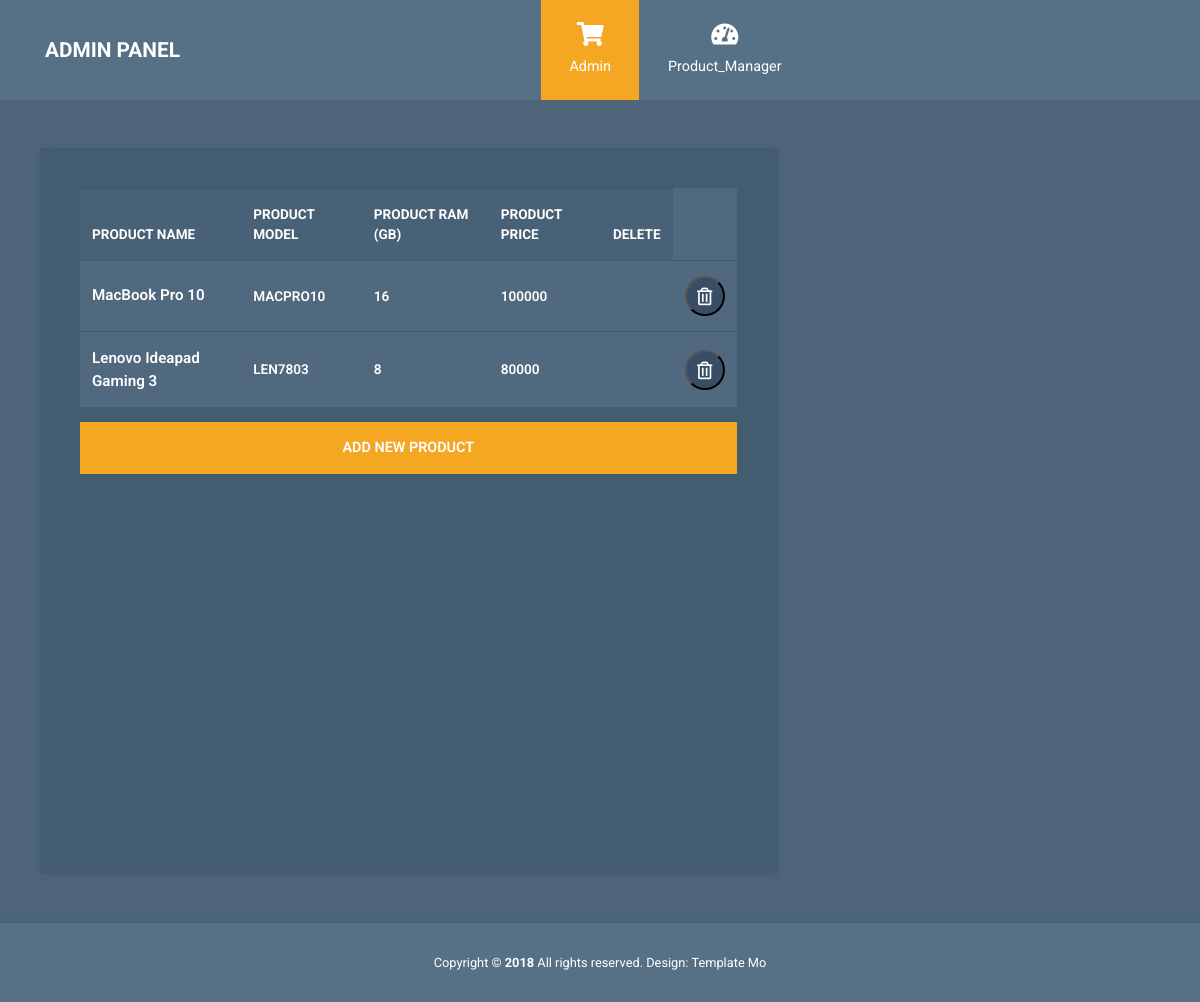
The page / on the database its author committed.
### myapp/models.py (models this page shows, shortened)
class product_sub_cat(models.Model):
    p_name = models.ForeignKey(product_mst ,on_delete=models.CASCADE)
    product_model = models.CharField(max_length=10)
    product_ram = models.IntegerField()
    product_image = models.FileField(upload_to="product-images", default="default-product-image.jpg")
    product_price = models.IntegerField()

class product_mst(models.Model):
    product_name = models.CharField(max_length=50, unique=True)

### myapp/views.py (the view)
# urls.py: path('', admin_index, name='admin_index'),
def admin_index(request):
    all_products = product_sub_cat.objects.all()
    return render(request, 'admin_index.html', {'all_p':all_products})

### myapp/templates/admin_index.html (shortened to what this page needs)
{% extends 'header&footer.html' %}
{% load static %}
{% block content %}
<div class="container mt-5">
  <div class="row tm-content-row">
    <div class="col-sm-12 col-md-12 col-lg-8 col-xl-8 tm-block-col">
      <div class="tm-bg-primary-dark tm-block tm-block-products">
        <div class="tm-product-table-container">
          <table class="table table-hover tm-table-small tm-product-table">
            <thead>
              <tr>
                <th scope="col">PRODUCT NAME</th>
                <th scope="col">PRODUCT MODEL</th>
                <th scope="col">PRODUCT RAM (GB)</th>
                <th scope="col">PRODUCT PRICE</th>
                <th scope="col">DELETE</th>
              </tr>
            </thead>
            <tbody id="tbody">
              {% for i in all_p %}
              <tr>
                <td class="tm-product-name" onclick="url_hit({{i.id}})">{{i.p_name.product_name}}</td>
                <td>{{i.product_model}}</td>
                <td>{{i.product_ram}}</td>
                <td>{{i.product_price}}</td>
                <td><input type="hidden" id="pid" value="{{i.id}}"></td>
                <td>
                  <button class="tm-product-delete-link" id="delete" onclick="del_product({{i.id}})">
                    <i class="far fa-trash-alt tm-product-delete-icon"></i>
                  </button>
                </td>
              </tr>
              {% endfor %}
            </tbody>
          </table>
        </div>
        <a href="/add_product/" class="btn btn-primary btn-block text-uppercase mb-3">Add new product </a>
      </div>
    </div>
  </div>
</div>
{% endblock %}

### myapp/static/css/templatemo-style.css (style rules this page uses)
html { font-size: 16px; overflow-x: hidden; }
body { font-family: Roboto, Helvetica, Arial, sans-serif; background-color: #4e657a; overflow-x: hidden; }
a { transition: all 0.3s ease; }
.tm-block-col { margin-bottom: 30px; }
.tm-block { padding: 40px; -webkit-box-shadow: 1px 1px 5px 0 #455c71; -moz-box-shadow: 1px 1px 5px 0 #455c71; box-shadow: 1px 1px 5px 0 #455c71; min-height: 350px; height: 100%; max-height: 450px; }
.tm-content-row { justify-content: space-between; margin-left: -20px; margin-right: -20px; }
.table { background-color: #50697f; color: #fff; font-size: 85%; margin-bottom: 0; }
thead { background-color: #486177; color: #fff; }
.table thead th { border-bottom: 0; }
.btn { border-radius: 0; padding: 13px 28px; transition: all 0.2s ease; max-width: 100%; }
.btn-primary { color: #fff; background-color: #f5a623; border: 2px solid #f5a623; font-size: 90%; font-weight: 600; }
.table td, .table th { border-top: 1px solid #415a70; padding: 15px 25px; vertical-align: middle; }
.tm-table-small td, .tm-table-small th { padding-left: 12px; padding-right: 12px; }
.table-hover tbody tr { transition: all 0.2s ease; }
.tm-bg-primary-dark { background-color: #435c70; }
.tm-block-products { min-height: 725px; }
.tm-product-table-container { max-height: 465px; margin-bottom: 15px; overflow-y: scroll; }
.tm-product-table tr { font-weight: 600; }
.tm-product-name { font-size: 0.95rem; font-weight: 600; }
.tm-product-delete-icon { font-size: 1.1rem; color: #fff; }
.tm-product-delete-link { padding: 10px; border-radius: 50%; background-color: #394e64; display: inline-block; width: 40px; height: 40px; text-align: center; }

### rows shown on the page
product_sub_cat: p_name.product_name "MacBook Pro 10", product_model "MACPRO10", product_ram "16", product_price "100000"
product_sub_cat: p_name.product_name "Lenovo Ideapad Gaming 3", product_model "LEN7803", product_ram "8", product_price "80000"
